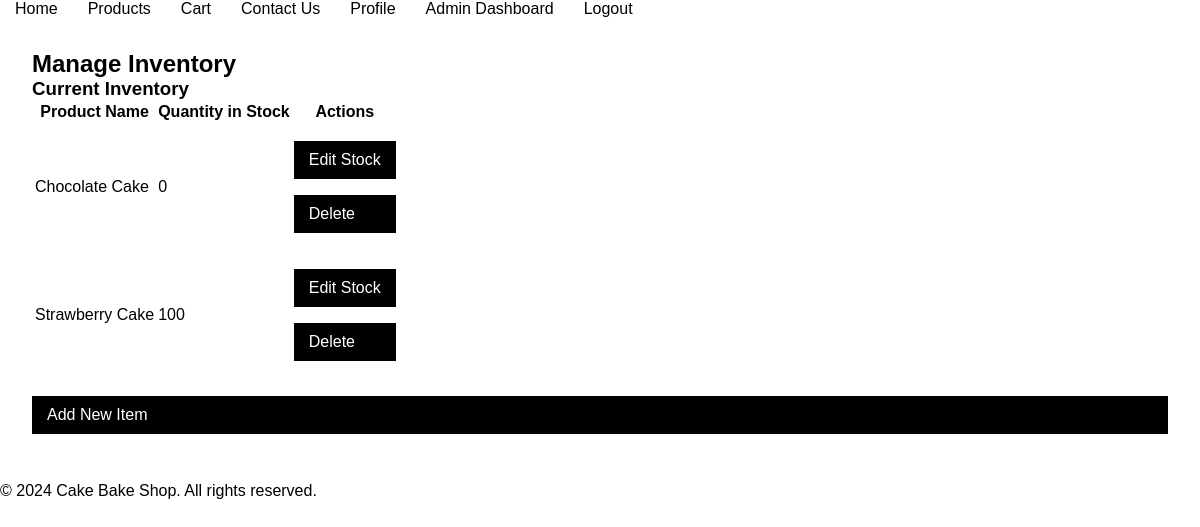
The app's page /manage_inventory.php (signed in) with its own data.
### tables this page shows
CREATE TABLE IF NOT EXISTS `products` (
  `id` int NOT NULL AUTO_INCREMENT,
  `name` varchar(100) NOT NULL,
  `description` text,
  `price` decimal(10,2) NOT NULL,
  `category_id` int DEFAULT NULL,
  `image_url` varchar(255) DEFAULT NULL,
  `created_at` timestamp NULL DEFAULT CURRENT_TIMESTAMP,
  PRIMARY KEY (`id`),
  KEY `idx_product_category` (`category_id`)
);

CREATE TABLE IF NOT EXISTS `inventory` (
  `id` int NOT NULL AUTO_INCREMENT,
  `product_id` int NOT NULL,
  `quantity_in_stock` int NOT NULL DEFAULT '0',
  PRIMARY KEY (`id`),
  KEY `idx_inventory_product` (`product_id`)
);

### app/classes/Product.php (called while the page is built, shortened)
<?php
require_once 'Database.php';
class Product {
    private $conn;
    private $table = 'products';
    public function __construct() {
        $database = new Database();
        $this->conn = $database->getConnection();
    }
    public function getAll() {
        $query = "SELECT * FROM " . $this->table;
        $stmt = $this->conn->prepare($query);
        $stmt->execute();
        return $stmt->fetchAll(PDO::FETCH_ASSOC);
    }
}
?>

### app/classes/Database.php (called while the page is built, shortened)
<?php
class Database {
    private $host = 'localhost';
    private $db_name = 'inventory_management_system';
    private $username = 'root';
    private $password = '';
    public function getConnection() {
        $this->conn = null;
        try {
            $this->conn = new PDO("mysql:host={$this->host};dbname={$this->db_name}", $this->username, $this->password);
            $this->conn->setAttribute(PDO::ATTR_ERRMODE, PDO::ERRMODE_EXCEPTION);
        } catch (PDOException $exception) {
            echo "Connection error: " . $exception->getMessage();
        }
        return $this->conn;
    }
}
?>

### app/controllers/ProductController.php (called while the page is built, shortened)
<?php
require_once '../app/classes/Product.php';
class ProductController {
    private $product;
    public function __construct() {
        $this->product = new Product();
    }
    public function getAllProducts() {
        return $this->product->getAll();
    }
}
?>

### app/classes/Inventory.php (called while the page is built, shortened)
<?php
require_once 'Database.php';
class Inventory {
    private $conn;
    private $table = 'inventory';
    public function __construct() {
        $database = new Database();
        $this->conn = $database->getConnection();
    }
    public function getStock($product_id) {
        $query = "SELECT quantity_in_stock FROM " . $this->table . " WHERE product_id = :product_id LIMIT 1";
        $stmt = $this->conn->prepare($query);
        $stmt->bindParam(':product_id', $product_id);
        $stmt->execute();
        return $stmt->fetchColumn();
    }
}
?>

### app/controllers/InventoryController.php (called while the page is built, shortened)
<?php
require_once '../app/classes/Inventory.php';
class InventoryController {
    private $inventory;
    public function __construct() {
        $this->inventory = new Inventory();
    }
    public function getStock($product_id) {
        return $this->inventory->getStock($product_id);
    }
}
?>

### public/manage_inventory.php (the view, shortened to what this page needs)
<?php include '../templates/header.php'; ?>
<?php include '../templates/navbar.php'; ?>
<?php
require_once '../app/controllers/ProductController.php';
require_once '../app/controllers/InventoryController.php';
$productController = new ProductController();
$inventoryController = new InventoryController();
$products = $productController->getAllProducts();
?>
<div class="container">
    <h2>Manage Inventory</h2>
    <h3>Current Inventory</h3>
    <table>
        <thead>
            <tr>
                <th>Product Name</th>
                <th>Quantity in Stock</th>
                <th>Actions</th>
            </tr>
        </thead>
        <tbody>
            <?php foreach ($products as $prod): ?>
                <tr>
                    <td><?php echo htmlspecialchars($prod['name']); ?></td>
                    <td><?php echo htmlspecialchars($inventoryController->getStock($prod['id'])); ?></td>
                    <td>
                        <a href="edit_inventory.php?id=<?php echo $prod['id']; ?>" class="btn-secondary">Edit Stock</a>
                        <a href="delete_inventory.php?id=<?php echo $prod['id']; ?>" class="btn-secondary" onclick='return confirm("Are you sure you want to delete this item?");'>Delete</a>
                    </td>
                </tr>
            <?php endforeach; ?>
        </tbody>
    </table>
    <a href="add_inventory.php" class="btn-primary">Add New Item</a>
</div>
<?php include '../templates/footer.php'; ?>

### public/css/styles.css (style rules this page uses)
body, h1, h2, h3, p { margin: 0; padding: 0; font-family: Arial, sans-serif; }
body { background-color: #fff; color: #000; }
.container { padding: 1rem; margin: 1rem; }
.btn-primary, .btn-secondary { display: flex; background-color: #000; color: #fff; padding: 10px 15px; margin-top: 1rem; margin-bottom: 1rem; border: none; cursor: pointer; text-decoration: none; }

### records on screen
products: name "Chocolate Cake", id.quantity_in_stock "0"
products: name "Strawberry Cake", id.quantity_in_stock "100"
